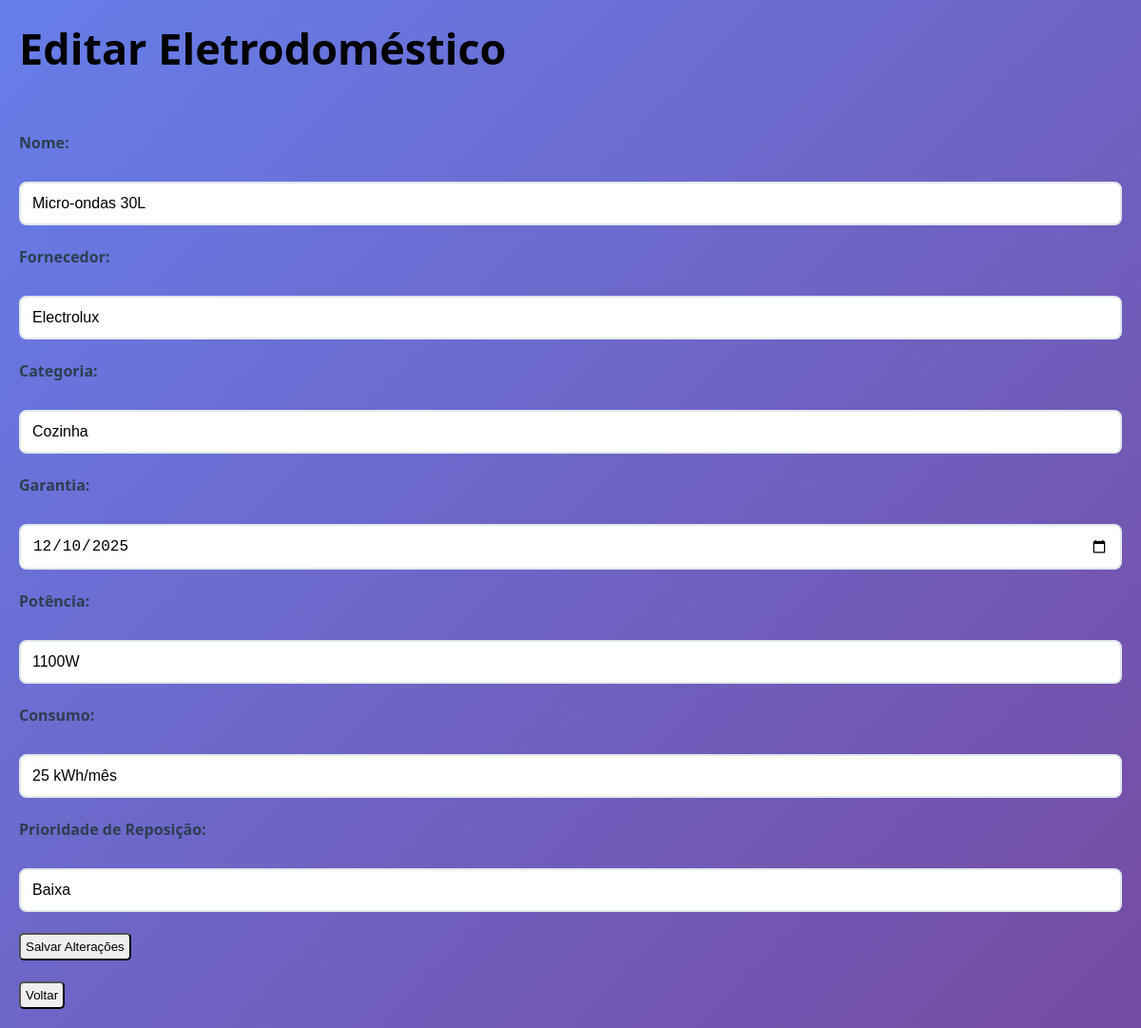
The app's page /view/editar_eletro.php?acao=editar_eletro&id=3 (signed in) with its own data.
### tables this page shows
CREATE TABLE ELETRODOMESTICO (
    ELETRO_ID INTEGER AUTO_INCREMENT PRIMARY KEY,
    ELETRO_NOME VARCHAR(200),
    ELETRO_FORNECEDOR VARCHAR(200),
    ELETRO_CATEGORIA VARCHAR(200),
    ELETRO_POTENCIA VARCHAR(200),
    ELETRO_GARANTIA DATE,
    ELETRO_PRIORIDADE_REPOSICAO VARCHAR(200),
    ELETRO_CONSUMO VARCHAR(200),
    FK_USU_ID INTEGER 
);

### model/model_eletrodomestico.php (called while the page is built, shortened)
<?php
    class Eletrodomestico{
        public function buscar_eletro_pelo_id($id) {
            $conn = Database::getConnection();
            $select = $conn->prepare("SELECT        E.ELETRO_ID,
                                                    E.ELETRO_NOME,
                                                    E.ELETRO_FORNECEDOR,
                                                    E.ELETRO_CATEGORIA,
                                                    E.ELETRO_GARANTIA,
                                                    E.ELETRO_POTENCIA,
                                                    E.ELETRO_CONSUMO,
                                                    E.ELETRO_PRIORIDADE_REPOSICAO,
                                                    ES.ESTQ_QUANTIDADE,
                                                    U.USU_NOME,
                                                    U.USU_EMAIL
                                        FROM        ELETRODOMESTICO E
                                        JOIN        USUARIO U ON E.FK_USU_ID = U.USU_ID
                                        JOIN        ESTOQUE ES ON E.ELETRO_ID = ES.FK_ELETRO_ID
                                        WHERE       E.ELETRO_ID = ?
                                        ORDER BY    E.ELETRO_NOME");
            $select->bind_param("i", $id);
            $select->execute();
            $result = $select->get_result();
            $eletro = $result->fetch_all(MYSQLI_ASSOC);
            return $eletro;
        }
    }
?>

### controller/controller_eletrodomestico.php (called while the page is built, shortened)
<?php
    require_once "../model/model_eletrodomestico.php";
    if(isset($_POST["cadastrar_eletro"])){
        $eletro = new Eletrodomestico();
        $resultado = $eletro->cadastrar_eletro($_POST["eletro_nome"], $_POST["fornecedor"], $_POST["categoria"], $_POST["garantia"], $_POST["potencia"], $_POST["consumo"], $_POST["prioridade_reposicao"], $_SESSION['usuario']["USU_ID"], $_POST["quantidade"]);
        if($resultado){
            echo "<script>
                    alert('Eletrodoméstico cadastrado com sucesso!');
                    window.location.href='../view/listar_eletros.php';
                </script>";
        }
        else {
            echo "<script>
                    alert('Erro ao cadastrar eletrodoméstico!');
                    window.location.href='../view/listar_eletros.php';
                </script>";
        }
        exit();
    }
    else if(isset($_GET["acao"]) && $_GET["acao"] == "editar_eletro"){
        $eletro = new Eletrodomestico();
        $resultados = $eletro->buscar_eletro_pelo_id($_GET["id"]);
        if(!empty($resultados)) {
            $eletro_editar = $resultados[0];
        } else {
            echo "<script>
                    alert('Eletrodoméstico não encontrado!');
                    window.location.href='listar_eletros.php';
                </script>";
            exit();
        }
    }
?>

### view/editar_eletro.php (the view, shortened to what this page needs)
<?php
require_once "./../controller/controller_eletrodomestico.php";
?>
<!DOCTYPE html>
<html lang="pt-br">
    <head>
        <link rel="stylesheet" href="./../css/styles.css">
    </head>
    <body>
        <h1>Editar Eletrodoméstico</h1>
        <form action="" method="POST">
            <label>Nome:</label>
            <br>
            <input type="text" id="eletro_nome" name="eletro_nome" value="<?php echo $eletro_editar["ELETRO_NOME"]; ?>" required>
            <br>
            <br>
            <label>Fornecedor:</label>
            <br>
            <input type="text" id="fornecedor" name="fornecedor" value="<?php echo $eletro_editar["ELETRO_FORNECEDOR"]; ?>" required>
            <br>
            <br>
            <label>Categoria:</label>
            <br>
            <input type="text" id="categoria" name="categoria" value="<?php echo $eletro_editar["ELETRO_CATEGORIA"]; ?>" required>
            <br>
            <br>
             <label>Garantia:</label>
            <br>
            <input type="date" id="garantia" name="garantia" value="<?php echo $eletro_editar["ELETRO_GARANTIA"]; ?>" required>
            <br>
            <br>
            <label>Potência:</label>
            <br>
            <input type="text" id="potencia" name="potencia" value="<?php echo $eletro_editar["ELETRO_POTENCIA"]; ?>" required>
            <br>
            <br>
            <label>Consumo:</label>
            <br>
            <input type="text" id="consumo" name="consumo" value="<?php echo $eletro_editar["ELETRO_CONSUMO"]; ?>" required>
            <br>
            <br>
             <label>Prioridade de Reposição:</label>
            <br>
            <input type="text" id="prioridade_reposicao" name="prioridade_reposicao" value="<?php echo $eletro_editar["ELETRO_PRIORIDADE_REPOSICAO"]; ?>" required>
            <br>
            <br>
            <input type="submit" id="editar_eletro" name="editar_eletro" value="Salvar Alterações">
        </form>
        <br>
        <a href="inicial.php"><button>Voltar</button></a>
    </body>
</html>

### css/styles.css (style rules this page uses)
* { margin: 0; padding: 0; box-sizing: border-box; }
body { font-family: 'Segoe UI', Tahoma, Geneva, Verdana, sans-serif; background: linear-gradient(135deg, #667eea 0%, #764ba2 100%); min-height: 100vh; padding: 20px; }
label { display: block; margin-bottom: 8px; font-weight: 600; color: #2c3e50; }
input[type="text"], input[type="email"], input[type="password"], input[type="date"], input[type="number"], input[type="search"], select { width: 100%; padding: 12px; border: 2px solid #e1e8ed; border-radius: 8px; font-size: 16px; transition: border-color 0.3s; }
h1 { margin-bottom: 5%; font-size: 45px; }
button { padding: 5px; border-radius: 5px; }
input { padding: 5px; border-radius: 5px; }

### records on screen
eletrodomestico: eletro_nome "Micro-ondas 30L", fornecedor "Electrolux", categoria "Cozinha", garantia "12/10/2025", potencia "1100W", consumo "25 kWh/mês", prioridade_reposicao "Baixa"
